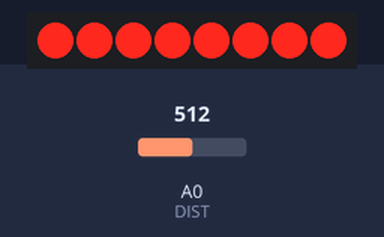
Recording of a sketch running on a simulated Arduino Uno, built with avr-gcc and run on an emulated ATmega328P. Parts: 8 shift-register outputs drawn as a row of LEDs (first output left, lit = HIGH). Wiring (inferred from the names in the program): shift register (74HC595): data pin 8; shift clock pin 10; latch pin 9. Wiring (inferred from the signals the program sends): row of LEDs: on Q0, Q1, Q2, Q3, Q4, Q5, Q6, Q7. The inputs (shaded band) are chosen by the test bench; at power-on: A0 (DIST) = 512.

Above: at 1.2 s.
1.3 s: A0 (DIST) set to 490
At 2.3 s:
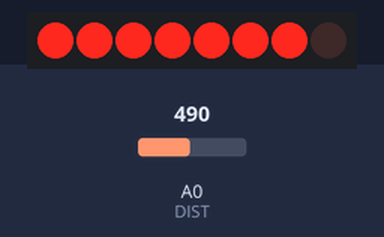
2.8 s: A0 (DIST) set to 306
At 3.5 s:
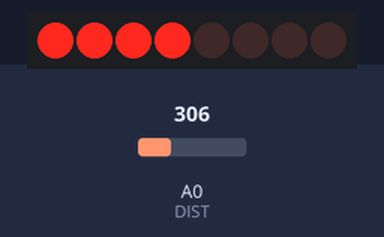
4.3 s: A0 (DIST) set to 257
5.8 s: A0 (DIST) set to 231
At 6.9 s:
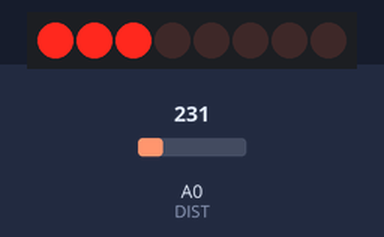
7.3 s: A0 (DIST) set to 122
At 8.1 s:
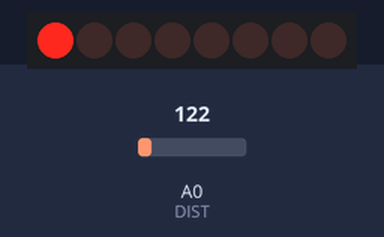
8.8 s: A0 (DIST) set to 70
10.3 s: A0 (DIST) set to 59
At 11.6 s:
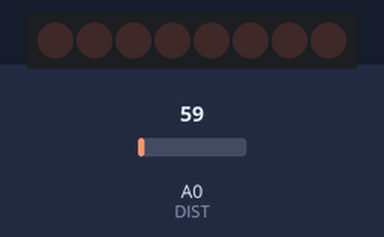
Timing chart, 0 to 12.8 s (numbered marks = the images above; inputs shaded):
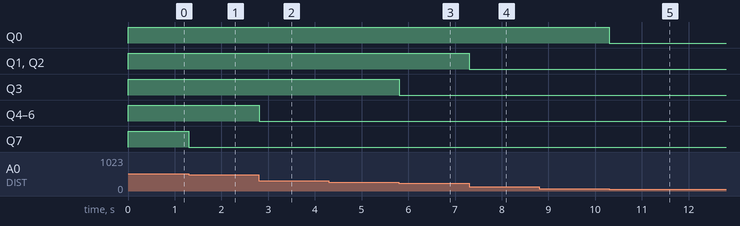

Measured:
- the behaviour switches between 250 and 249 on A0 (DIST) (found by bisection; images 2 and 3)
- the behaviour switches between 63 and 62 on A0 (DIST) (found by bisection; images 4 and 5)
- after the input at 1.3 s, Q7: HIGH → LOW at once
- after the input at 2.8 s, Q4–6: HIGH → LOW at once
- after the input at 4.3 s, every drawn part: stays the same
- after the input at 5.8 s, Q3: HIGH → LOW at once
- after the input at 7.3 s, Q1, Q2: HIGH → LOW at once
- after the input at 8.8 s, every drawn part: stays the same
- after the input at 10.3 s, Q0: HIGH → LOW at once

The sketch:

bargraph.ino
```cpp
const int SER = 8; // DATA output pin
const int RCLK = 9; // LATCH output pin
const int SRCLK = 10; // CLOCK output pin

const int DIST = 0; // AO pin for IR sensor

int vals[9] = {0,1,3,7,15,31,63,127,255}; // Possible LED values
int maxVal = 500; // Max distance value
int minVal = 0; // Min distance value

void setup() {
    pinMode(SER, OUTPUT);
    pinMode(RCLK, OUTPUT);
    pinMode(SRCLK, OUTPUT);
}

void loop() {
    int distance = analogRead(DIST);
    distance = map(distance, minVal, maxVal, 0, 8);
    distance = constrain(distance, 0, 8);

    digitalWrite(RCLK, LOW); // LATCH is LOW
    shiftOut(SER, SRCLK, MSBFIRST, vals[distance]); // Higher bit is first
    digitalWrite(RCLK, HIGH); // LATCH is HIGH - flushing register to output

    delay(10);
}
```
